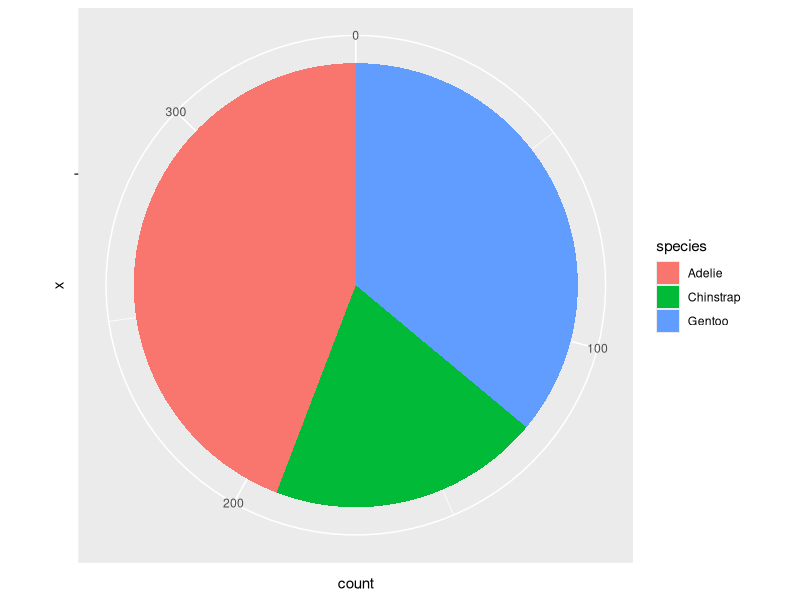
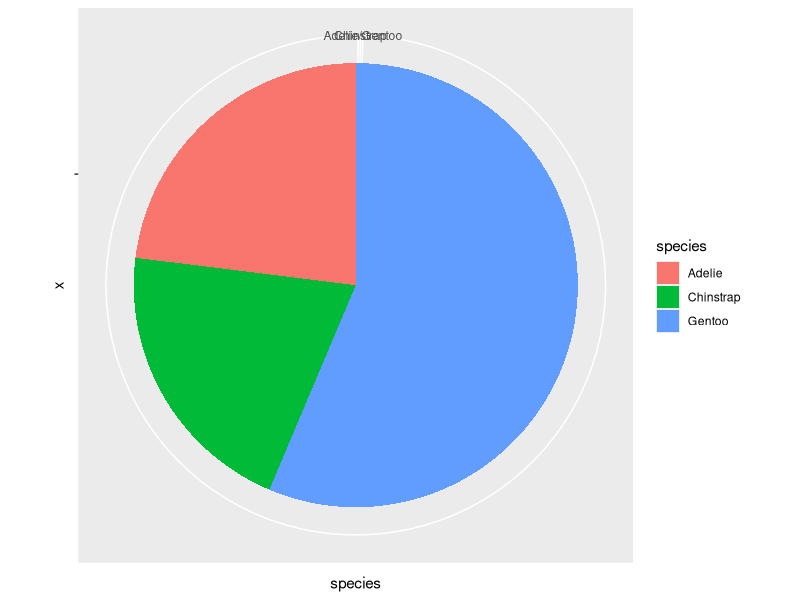

Write the R code that produced these figures, in order.

            library(ggplot2)
            library(palmerpenguins)
            built_answer <- tryCatch(
                {
                    set.seed(42)
                    ggplot(penguins, aes(x = "", fill = species)) + geom_bar() + coord_polar(theta = "y")
                    suppressWarnings(
                        if (!file.exists("/sandbox/figures/species_count_pie_coord_polar_answer.png")) {
                            ggsave(
                                width = 3,
                                height = 3,
                                "/sandbox/figures/species_count_pie_coord_polar_answer.png"
                            )
                        }
                    )
                    suppressWarnings(
                        ggplot_build(last_plot())
                    )
                },
                error = function(e) {
                    'ERROR'
                }
            )
            built_submission <- tryCatch(
                {
                    set.seed(42)
                    library(ggplot2)
library(palmerpenguins)

ggplot(penguins, aes(x = "", y = species, fill = species)) +
  geom_bar(stat = "identity") +
  coord_polar(theta = "y")
                    suppressWarnings(
                        ggsave(
                            width = 3,
                            height = 3,
                            "figures/species_count_pie_coord_polar_submission_gemma.png"
                        )
                    )
                    suppressWarnings(
                        ggplot_build(last_plot())
                    )
                },
                error = function(e) {
                    'ERROR'
                }
            )
            cat(isTRUE(all.equal(built_answer, built_submission)))
        
